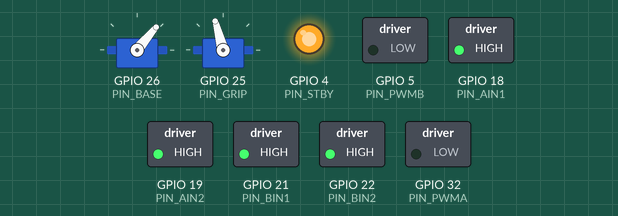
Simulated run of this sketch. Board: ESP32. Shown: 2 × servo, switched loads named in the sketch (green lamp = pin HIGH), output pins drawn as LEDs (lit = HIGH). WiFi joins after 1.5 s; servers stay silent unless stated; what the sketch prints to the serial monitor is not drawn.

Above: at 2.6 s.
Timing chart, 0 to 4.1 s (numbered marks = the images above):
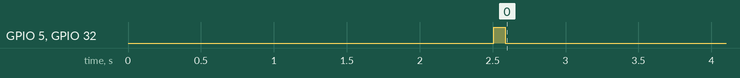

Measured:
- by itself, GPIO 5 (PIN_PWMB), GPIO 32 (PIN_PWMA): LOW → HIGH at 2.5 s, → LOW 0.08 s later

The sketch:

ESP32.ino
```cpp
/*
  ================================================================
  2WD Robot — ESP32 Firmware  (TB6612FNG + 2× Servo)
  ================================================================
  Receives UDP commands from the Python vision controller:
    "M <left> <right>"  — motor speeds, each -255..255
    "B <angle>"         — base servo  0-180°
    "G <angle>"         — grip servo  0° open / 90° closed
    "STOP"              — immediate active brake

  Pin config (TB6612FNG):
    PWMA  32    AIN1  18    AIN2  19
    STBY   4
    PWMB   5    BIN1  21    BIN2  22

  Servo pins:
    BASE  26    GRIP  25
  ================================================================
*/

#include <WiFi.h>
#include <WiFiUdp.h>
#include <ESP32Servo.h>

// ── WiFi credentials ──────────────────────────────────────────
const char* WIFI_SSID = "Adi";
const char* WIFI_PASS = "bleh@7812";
const int   UDP_PORT  = 4210;

// ── Pin definitions ───────────────────────────────────────────
#define PIN_PWMA  32
#define PIN_AIN1  18
#define PIN_AIN2  19
#define PIN_STBY   4

#define PIN_PWMB   5
#define PIN_BIN1  21
#define PIN_BIN2  22

#define PIN_BASE  26
#define PIN_GRIP  25

// ── LEDC PWM ──────────────────────────────────────────────────
#define PWM_FREQ  5000
#define PWM_BITS  8

// ── Motor ramping ─────────────────────────────────────────────
#define MOTOR_RAMP_STEP  8
#define LOOP_MS          10

// ── Servo interpolation ───────────────────────────────────────
#define SERVO_STEP_DEG  1.5f
#define BASE_MIN    0
#define BASE_MAX  180
#define GRIP_MIN    0
#define GRIP_MAX   90

// ── Watchdog ──────────────────────────────────────────────────
#define WATCHDOG_MS  1000


// ── Objects ───────────────────────────────────────────────────
WiFiUDP udp;
Servo   servoBase;
Servo   servoGrip;

// ── Motor state ───────────────────────────────────────────────
int motorA_cur = 0, motorA_tgt = 0;
int motorB_cur = 0, motorB_tgt = 0;


// ── Servo state ───────────────────────────────────────────────
float baseCur = 50.0f, baseTgt = 50.0f;
float gripCur = 105.0f, gripTgt = 105.0f;

// ── Timing ────────────────────────────────────────────────────
unsigned long lastLoopMs   = 0;
unsigned long lastPacketMs = 0;
bool          watchdogFired = false;

// ── Forward declarations ──────────────────────────────────────
void setupMotors();
void setupServos();
void connectWiFi();
void updateMotors();
void updateServos();
void parseCommand(const char* cmd);
void brakeMotors();
void driveMotorA(int spd);
void driveMotorB(int spd);
int   rampInt(int cur, int tgt, int step);
float rampFloat(float cur, float tgt, float step);

// =============================================================
void setup() {
  Serial.begin(115200);
  Serial.println("\n[BOOT] Robot ESP32 starting…");

  setupMotors();
  setupServos();
  connectWiFi();

  udp.begin(UDP_PORT);
  Serial.printf("[NET]  UDP listening on port %d\n", UDP_PORT);

  lastPacketMs = millis();
  Serial.println("[BOOT] Ready — waiting for commands.");
}

// =============================================================
void loop() {
  unsigned long now = millis();

  // ── Receive UDP packets ──────────────────────────────────────
  int pktSize = udp.parsePacket();
  if (pktSize > 0) {
    char buf[64];
    int  len = udp.read(buf, sizeof(buf) - 1);
    if (len > 0) {
      buf[len] = '\0';
      parseCommand(buf);
      lastPacketMs  = now;
      watchdogFired = false;
    }
  }

  // ── Watchdog ─────────────────────────────────────────────────
  if (!watchdogFired && (now - lastPacketMs) > WATCHDOG_MS) {
    Serial.println("[WDG]  No packet for 1 s — braking!");
    brakeMotors();
    watchdogFired = true;
  }

  // ── Fixed-rate control loop ──────────────────────────────────
  if (now - lastLoopMs >= LOOP_MS) {
    lastLoopMs = now;
    updateMotors();
    updateServos();
  }
}

// =============================================================
//  ACTIVE BRAKE
//  TB6612FNG: AIN1=HIGH, AIN2=HIGH → short-brake mode.
//  Also resets ramp state so updateMotors() doesn't re-drive.
// =============================================================
void brakeMotors() {
  // Kill ramp immediately so it doesn't fight the brake
  motorA_tgt = 0;  motorA_cur = 0;
  motorB_tgt = 0;  motorB_cur = 0;


  // Short-brake both channels
  digitalWrite(PIN_AIN1, HIGH);
  digitalWrite(PIN_AIN2, HIGH);
  digitalWrite(PIN_BIN1, HIGH);
  digitalWrite(PIN_BIN2, HIGH);
  ledcWrite(PIN_PWMA, 255);
  ledcWrite(PIN_PWMB, 255);
  delay(80);          // hold 80 ms — reduce to 60 if it jerks

  // Release to idle (no current draw)
  ledcWrite(PIN_PWMA, 0);
  ledcWrite(PIN_PWMB, 0);
  digitalWrite(PIN_AIN1, LOW);
  digitalWrite(PIN_AIN2, LOW);
  digitalWrite(PIN_BIN1, LOW);
  digitalWrite(PIN_BIN2, LOW);

  Serial.println("[MOT]  Brake applied");
}

// =============================================================
//  COMMAND PARSER
// =============================================================
void parseCommand(const char* cmd) {
  Serial.printf("[RX]   \"%s\"\n", cmd);

  if (strncmp(cmd, "M ", 2) == 0) {
    int l = 0, r = 0;
    if (sscanf(cmd + 2, "%d %d", &l, &r) == 2) {
      if (l == 0 && r == 0) {
        // M 0 0 → hard brake, same as STOP
        brakeMotors();
      } else {
        motorA_tgt = constrain(l, -255, 255);
        motorB_tgt = constrain(r, -255, 255);
        Serial.printf("[MOT]  Target L=%d R=%d\n", motorA_tgt, motorB_tgt);
      }
    }
  }
  else if (strncmp(cmd, "B ", 2) == 0) {
    int ang = 0;
    if (sscanf(cmd + 2, "%d", &ang) == 1) {
      baseTgt = constrain((float)ang, BASE_MIN, BASE_MAX);
      Serial.printf("[SRV]  Base target=%.0f°\n", baseTgt);
    }
  }
  else if (strncmp(cmd, "G ", 2) == 0) {
    int ang = 0;
    if (sscanf(cmd + 2, "%d", &ang) == 1) {
      gripTgt = constrain((float)ang, GRIP_MIN, GRIP_MAX);
      Serial.printf("[SRV]  Grip target=%.0f°\n", gripTgt);
    }
  }
  else if (strcmp(cmd, "STOP") == 0) {
    brakeMotors();
  }
  else {
    Serial.printf("[WARN] Unknown command: \"%s\"\n", cmd);
  }
}

// =============================================================
//  MOTOR UPDATE — ramp toward target each tick
// =============================================================
void updateMotors() {
  motorA_cur = rampInt(motorA_cur, motorA_tgt, MOTOR_RAMP_STEP);
  motorB_cur = rampInt(motorB_cur, motorB_tgt, MOTOR_RAMP_STEP);
  driveMotorA(motorA_cur);
  driveMotorB(motorB_cur);
}
// Motor A — Left wheel
void driveMotorA(int spd) {
  ledcWrite(PIN_PWMA, (unsigned int)abs(spd));
  if (spd > 0) {
    digitalWrite(PIN_AIN1, HIGH);
    digitalWrite(PIN_AIN2, LOW);
  } else if (spd < 0) {
    digitalWrite(PIN_AIN1, LOW);
    digitalWrite(PIN_AIN2, HIGH);
  } else {
    // Brake when idle (HIGH,HIGH = short-brake on TB6612FNG)
    digitalWrite(PIN_AIN1, HIGH);
    digitalWrite(PIN_AIN2, HIGH);
  }
}

// Motor B — Right wheel
void driveMotorB(int spd) {

  ledcWrite(PIN_PWMB, (unsigned int)abs(spd));
  if (spd > 0) {
    digitalWrite(PIN_BIN1, HIGH);
    digitalWrite(PIN_BIN2, LOW);
  } else if (spd < 0) {
    digitalWrite(PIN_BIN1, LOW);
    digitalWrite(PIN_BIN2, HIGH);
  } else {
    digitalWrite(PIN_BIN1, HIGH);
    digitalWrite(PIN_BIN2, HIGH);
  }
}


void updateServos() {
  baseCur = rampFloat(baseCur, baseTgt, SERVO_STEP_DEG);
  gripCur = rampFloat(gripCur, gripTgt, SERVO_STEP_DEG);
  servoBase.write((int)baseCur);
  servoGrip.write((int)gripCur);
}

float rampFloat(float cur, float tgt, float step) {
  float diff = tgt - cur;
  if (fabsf(diff) <= step) return tgt;
  return cur + (diff > 0 ? step : -step);
}

int rampInt(int cur, int tgt, int step) {
  if (cur < tgt) return min(cur + step, tgt);
  if (cur > tgt) return max(cur - step, tgt);
  return cur;
}

void setupMotors() {
  pinMode(PIN_AIN1, OUTPUT);
  pinMode(PIN_AIN2, OUTPUT);
  pinMode(PIN_BIN1, OUTPUT);
  pinMode(PIN_BIN2, OUTPUT);
  pinMode(PIN_STBY, OUTPUT);

  digitalWrite(PIN_STBY, HIGH);   // enable driver

  ledcAttach(PIN_PWMA, PWM_FREQ, PWM_BITS);
  ledcAttach(PIN_PWMB, PWM_FREQ, PWM_BITS);

  driveMotorA(0);
  driveMotorB(0);
  Serial.println("[INIT] Motors OK");
}

void setupServos() {
  ESP32PWM::allocateTimer(2);
  ESP32PWM::allocateTimer(3);

  servoBase.setPeriodHertz(50);
  servoGrip.setPeriodHertz(50);

  servoBase.attach(PIN_BASE, 500, 2400);
  servoGrip.attach(PIN_GRIP, 500, 2400);

  servoBase.write((int)baseCur);
  servoGrip.write((int)gripCur);
  Serial.println("[INIT] Servos OK");
}

void connectWiFi() {
  Serial.printf("[NET]  Connecting to \"%s\"", WIFI_SSID);
  WiFi.begin(WIFI_SSID, WIFI_PASS);

  unsigned long t0 = millis();
  while (WiFi.status() != WL_CONNECTED) {
    if (millis() - t0 > 15000) {
      Serial.println("\n[NET]  WiFi timeout! Rebooting…");
      delay(3000);
      ESP.restart();
    }
    delay(500);
    Serial.print(".");
  }
  Serial.printf("\n[NET]  Connected! IP: %s\n", WiFi.localIP().toString().c_str());
}
```
